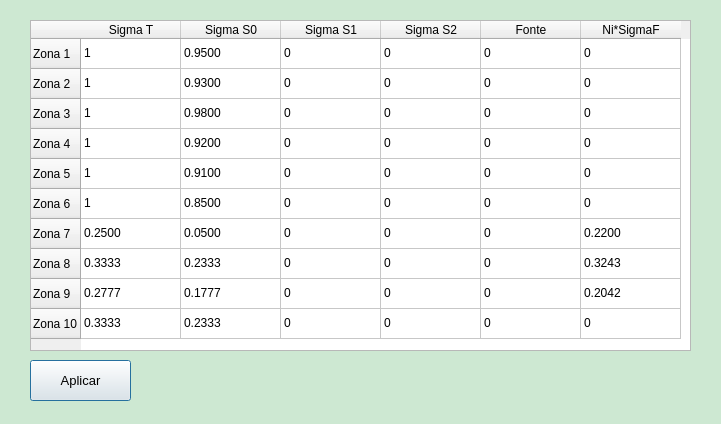
<?xml version="1.0" encoding="UTF-8"?>
<ui version="4.0">
 <class>Propriedades1G</class>
 <widget class="QDialog" name="Propriedades1G">
  <property name="geometry">
   <rect>
    <x>0</x>
    <y>0</y>
    <width>721</width>
    <height>424</height>
   </rect>
  </property>
  <property name="windowTitle">
   <string>Dialog</string>
  </property>
  <widget class="QLabel" name="fundo">
   <property name="geometry">
    <rect>
     <x>-140</x>
     <y>-50</y>
     <width>1181</width>
     <height>651</height>
    </rect>
   </property>
   <property name="styleSheet">
    <string notr="true">background-color: rgb(205, 232, 210);</string>
   </property>
   <property name="text">
    <string/>
   </property>
  </widget>
  <widget class="QPushButton" name="pushButton">
   <property name="geometry">
    <rect>
     <x>30</x>
     <y>360</y>
     <width>101</width>
     <height>41</height>
    </rect>
   </property>
   <property name="font">
    <font>
     <family>Segoe UI</family>
     <pointsize>10</pointsize>
    </font>
   </property>
   <property name="text">
    <string>Aplicar</string>
   </property>
  </widget>
  <widget class="QTableWidget" name="tabela_valores">
   <property name="geometry">
    <rect>
     <x>30</x>
     <y>20</y>
     <width>661</width>
     <height>331</height>
    </rect>
   </property>
   <row>
    <property name="text">
     <string>Zona 1</string>
    </property>
   </row>
   <row>
    <property name="text">
     <string>Zona 2</string>
    </property>
   </row>
   <row>
    <property name="text">
     <string>Zona 3</string>
    </property>
   </row>
   <row>
    <property name="text">
     <string>Zona 4</string>
    </property>
   </row>
   <row>
    <property name="text">
     <string>Zona 5</string>
    </property>
   </row>
   <row>
    <property name="text">
     <string>Zona 6</string>
    </property>
   </row>
   <row>
    <property name="text">
     <string>Zona 7</string>
    </property>
   </row>
   <row>
    <property name="text">
     <string>Zona 8</string>
    </property>
   </row>
   <row>
    <property name="text">
     <string>Zona 9</string>
    </property>
   </row>
   <row>
    <property name="text">
     <string>Zona 10</string>
    </property>
   </row>
   <column>
    <property name="text">
     <string>Sigma T</string>
    </property>
   </column>
   <column>
    <property name="text">
     <string>Sigma S0</string>
    </property>
   </column>
   <column>
    <property name="text">
     <string>Sigma S1</string>
    </property>
   </column>
   <column>
    <property name="text">
     <string>Sigma S2</string>
    </property>
   </column>
   <column>
    <property name="text">
     <string>Fonte</string>
    </property>
   </column>
   <column>
    <property name="text">
     <string>Ni*SigmaF</string>
    </property>
   </column>
   <item row="0" column="0">
    <property name="text">
     <string>1</string>
    </property>
   </item>
   <item row="0" column="1">
    <property name="text">
     <string>0.9500</string>
    </property>
   </item>
   <item row="0" column="2">
    <property name="text">
     <string>0</string>
    </property>
   </item>
   <item row="0" column="3">
    <property name="text">
     <string>0</string>
    </property>
   </item>
   <item row="0" column="4">
    <property name="text">
     <string>0</string>
    </property>
   </item>
   <item row="0" column="5">
    <property name="text">
     <string>0</string>
    </property>
   </item>
   <item row="1" column="0">
    <property name="text">
     <string>1</string>
    </property>
   </item>
   <item row="1" column="1">
    <property name="text">
     <string>0.9300</string>
    </property>
   </item>
   <item row="1" column="2">
    <property name="text">
     <string>0</string>
    </property>
   </item>
   <item row="1" column="3">
    <property name="text">
     <string>0</string>
    </property>
   </item>
   <item row="1" column="4">
    <property name="text">
     <string>0</string>
    </property>
   </item>
   <item row="1" column="5">
    <property name="text">
     <string>0</string>
    </property>
   </item>
   <item row="2" column="0">
    <property name="text">
     <string>1</string>
    </property>
   </item>
   <item row="2" column="1">
    <property name="text">
     <string>0.9800</string>
    </property>
   </item>
   <item row="2" column="2">
    <property name="text">
     <string>0</string>
    </property>
   </item>
   <item row="2" column="3">
    <property name="text">
     <string>0</string>
    </property>
   </item>
   <item row="2" column="4">
    <property name="text">
     <string>0</string>
    </property>
   </item>
   <item row="2" column="5">
    <property name="text">
     <string>0</string>
    </property>
   </item>
   <item row="3" column="0">
    <property name="text">
     <string>1</string>
    </property>
   </item>
   <item row="3" column="1">
    <property name="text">
     <string>0.9200</string>
    </property>
   </item>
   <item row="3" column="2">
    <property name="text">
     <string>0</string>
    </property>
   </item>
   <item row="3" column="3">
    <property name="text">
     <string>0</string>
    </property>
   </item>
   <item row="3" column="4">
    <property name="text">
     <string>0</string>
    </property>
   </item>
   <item row="3" column="5">
    <property name="text">
     <string>0</string>
    </property>
   </item>
   <item row="4" column="0">
    <property name="text">
     <string>1</string>
    </property>
   </item>
   <item row="4" column="1">
    <property name="text">
     <string>0.9100</string>
    </property>
   </item>
   <item row="4" column="2">
    <property name="text">
     <string>0</string>
    </property>
   </item>
   <item row="4" column="3">
    <property name="text">
     <string>0</string>
    </property>
   </item>
   <item row="4" column="4">
    <property name="text">
     <string>0</string>
    </property>
   </item>
   <item row="4" column="5">
    <property name="text">
     <string>0</string>
    </property>
   </item>
   <item row="5" column="0">
    <property name="text">
     <string>1</string>
    </property>
   </item>
   <item row="5" column="1">
    <property name="text">
     <string>0.8500</string>
    </property>
   </item>
   <item row="5" column="2">
    <property name="text">
     <string>0</string>
    </property>
   </item>
   <item row="5" column="3">
    <property name="text">
     <string>0</string>
    </property>
   </item>
   <item row="5" column="4">
    <property name="text">
     <string>0</string>
    </property>
   </item>
   <item row="5" column="5">
    <property name="text">
     <string>0</string>
    </property>
   </item>
   <item row="6" column="0">
    <property name="text">
     <string>0.2500</string>
    </property>
   </item>
   <item row="6" column="1">
    <property name="text">
     <string>0.0500</string>
    </property>
   </item>
   <item row="6" column="2">
    <property name="text">
     <string>0</string>
    </property>
   </item>
   <item row="6" column="3">
    <property name="text">
     <string>0</string>
    </property>
   </item>
   <item row="6" column="4">
    <property name="text">
     <string>0</string>
    </property>
   </item>
   <item row="6" column="5">
    <property name="text">
     <string>0.2200</string>
    </property>
   </item>
   <item row="7" column="0">
    <property name="text">
     <string>0.3333</string>
    </property>
   </item>
   <item row="7" column="1">
    <property name="text">
     <string>0.2333</string>
    </property>
   </item>
   <item row="7" column="2">
    <property name="text">
     <string>0</string>
    </property>
   </item>
   <item row="7" column="3">
    <property name="text">
     <string>0</string>
    </property>
   </item>
   <item row="7" column="4">
    <property name="text">
     <string>0</string>
    </property>
   </item>
   <item row="7" column="5">
    <property name="text">
     <string>0.3243</string>
    </property>
   </item>
   <item row="8" column="0">
    <property name="text">
     <string>0.2777</string>
    </property>
   </item>
   <item row="8" column="1">
    <property name="text">
     <string>0.1777</string>
    </property>
   </item>
   <item row="8" column="2">
    <property name="text">
     <string>0</string>
    </property>
   </item>
   <item row="8" column="3">
    <property name="text">
     <string>0</string>
    </property>
   </item>
   <item row="8" column="4">
    <property name="text">
     <string>0</string>
    </property>
   </item>
   <item row="8" column="5">
    <property name="text">
     <string>0.2042</string>
    </property>
   </item>
   <item row="9" column="0">
    <property name="text">
     <string>0.3333</string>
    </property>
   </item>
   <item row="9" column="1">
    <property name="text">
     <string>0.2333</string>
    </property>
   </item>
   <item row="9" column="2">
    <property name="text">
     <string>0</string>
    </property>
   </item>
   <item row="9" column="3">
    <property name="text">
     <string>0</string>
    </property>
   </item>
   <item row="9" column="4">
    <property name="text">
     <string>0</string>
    </property>
   </item>
   <item row="9" column="5">
    <property name="text">
     <string>0</string>
    </property>
   </item>
  </widget>
 </widget>
 <resources/>
 <connections/>
</ui>
